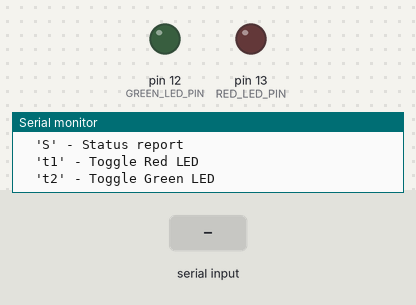
The sketch below on a simulated Arduino Uno, built with avr-gcc and run on an emulated ATmega328P. On the bench: output pins drawn as LEDs (lit = HIGH), the last lines printed to the serial monitor. The inputs (shaded band) are chosen by the test bench.

Above: at 1.4 s.
1.5 s: "t1\n" received over Serial
At 2.6 s:
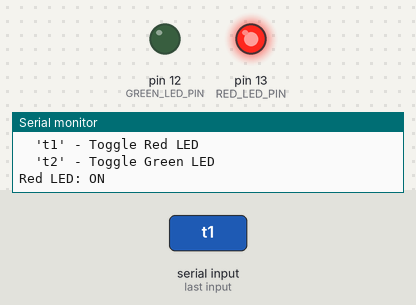
3.0 s: "t2\n" received over Serial
At 3.5 s:
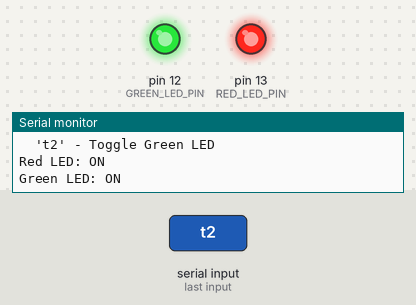
4.5 s: "a\n" received over Serial
At 5.9 s:
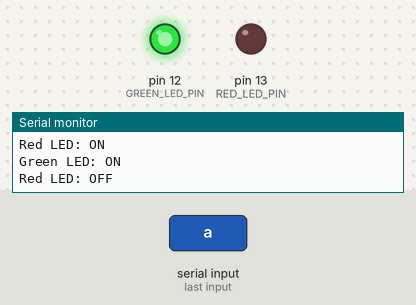
7.5 s: "1\n" received over Serial
At 8.1 s:
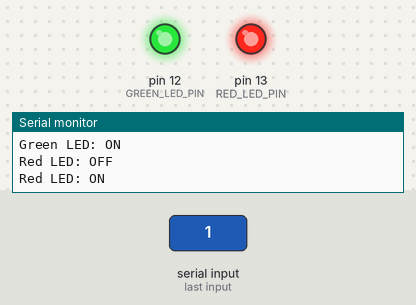
Timing chart, 0 to 10.0 s (numbered marks = the images above; inputs shaded):
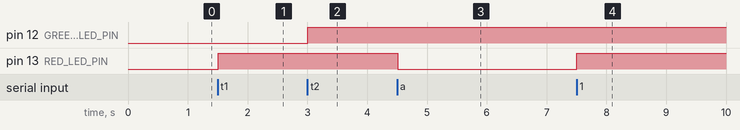

Measured:
- after the input at 1.5 s, pin 13 (RED_LED_PIN): LOW → HIGH at once
- after the input at 3.0 s, pin 12 (GREEN_LED_PIN): LOW → HIGH at once
- after the input at 4.5 s, pin 13 (RED_LED_PIN): HIGH → LOW at once
- after the input at 7.5 s, pin 13 (RED_LED_PIN): LOW → HIGH at once

The sketch:

red_green_led_arduino.ino
```cpp
/*
Red & Green LED Control Arduino Code
===================================

This Arduino code controls a red LED and a green LED based on serial commands from the Python agent.
The system responds to simple character commands to control LED states.

Author: [Your Name]
Date: [2025-01-27]
*/

// ===== PIN DEFINITIONS =====
const int RED_LED_PIN = 13;    // Red LED connected to pin 13
const int GREEN_LED_PIN = 12;  // Green LED connected to pin 12

// ===== GLOBAL VARIABLES =====
bool red_led_state = false;    // Track Red LED state
bool green_led_state = false;  // Track Green LED state
String inputString = "";       // String to hold incoming data
bool stringComplete = false;   // Whether the string is complete

// ===== SETUP FUNCTION =====
void setup() {
  // Initialize serial communication
  Serial.begin(9600);

  // Set LED pins as outputs
  pinMode(RED_LED_PIN, OUTPUT);
  pinMode(GREEN_LED_PIN, OUTPUT);

  // Initialize LEDs to OFF state
  digitalWrite(RED_LED_PIN, LOW);
  digitalWrite(GREEN_LED_PIN, LOW);

  // Send startup message
  Serial.println("Red & Green LED Controller Ready!");
  Serial.println("Available commands:");
  Serial.println("  '1' - Turn Red LED ON");
  Serial.println("  'a' - Turn Red LED OFF");
  Serial.println("  '2' - Turn Green LED ON");
  Serial.println("  'b' - Turn Green LED OFF");
  Serial.println("  '3' - Turn both LEDs ON");
  Serial.println("  'c' - Turn both LEDs OFF");
  Serial.println("  'S' - Status report");
  Serial.println("  't1' - Toggle Red LED");
  Serial.println("  't2' - Toggle Green LED");
  Serial.println();
}

// ===== MAIN LOOP =====
void loop() {
  // Check if we have received a complete command
  if (stringComplete) {
    // Process the command
    processCommand(inputString);

    // Clear the string for next command
    inputString = "";
    stringComplete = false;
  }

  // Small delay to prevent overwhelming the serial buffer
  delay(10);
}

// ===== SERIAL EVENT HANDLER =====
void serialEvent() {
  while (Serial.available()) {
    // Get the new byte
    char inChar = (char)Serial.read();

    // Add it to the inputString
    inputString += inChar;

    // If the incoming character is a newline, set a flag
    // so the main loop can do something about it
    if (inChar == '\n') {
      stringComplete = true;
    }
  }
}

// ===== COMMAND PROCESSING =====
void processCommand(String command) {
  // Remove any whitespace and newlines
  command.trim();

  // Process single character commands
  if (command.length() == 1) {
    char cmd = command.charAt(0);

    switch (cmd) {
      case '1':  // Turn Red LED ON
        turnRedLEDOn();
        break;

      case 'a':  // Turn Red LED OFF
        turnRedLEDOff();
        break;

      case '2':  // Turn Green LED ON
        turnGreenLEDOn();
        break;

      case 'b':  // Turn Green LED OFF
        turnGreenLEDOff();
        break;

      case '3':  // Turn both LEDs ON
        turnBothLEDsOn();
        break;

      case 'c':  // Turn both LEDs OFF
        turnBothLEDsOff();
        break;

      case 'S':  // Status report
        sendStatusReport();
        break;

      default:
        Serial.println("Unknown command: " + command);
        break;
    }
  }
  // Process two character commands (for toggles)
  else if (command.length() == 2) {
    if (command == "t1") {
      toggleRedLED();
    }
    else if (command == "t2") {
      toggleGreenLED();
    }
    else {
      Serial.println("Unknown command: " + command);
    }
  }
  else {
    Serial.println("Invalid command format: " + command);
  }
}

// ===== LED CONTROL FUNCTIONS =====

void turnRedLEDOn() {
  digitalWrite(RED_LED_PIN, HIGH);
  red_led_state = true;
  Serial.println("Red LED: ON");
}

void turnRedLEDOff() {
  digitalWrite(RED_LED_PIN, LOW);
  red_led_state = false;
  Serial.println("Red LED: OFF");
}

void turnGreenLEDOn() {
  digitalWrite(GREEN_LED_PIN, HIGH);
  green_led_state = true;
  Serial.println("Green LED: ON");
}

void turnGreenLEDOff() {
  digitalWrite(GREEN_LED_PIN, LOW);
  green_led_state = false;
  Serial.println("Green LED: OFF");
}

void turnBothLEDsOn() {
  digitalWrite(RED_LED_PIN, HIGH);
  digitalWrite(GREEN_LED_PIN, HIGH);
  red_led_state = true;
  green_led_state = true;
  Serial.println("Both LEDs: ON");
}

void turnBothLEDsOff() {
  digitalWrite(RED_LED_PIN, LOW);
  digitalWrite(GREEN_LED_PIN, LOW);
  red_led_state = false;
  green_led_state = false;
  Serial.println("Both LEDs: OFF");
}

void toggleRedLED() {
  if (red_led_state) {
    turnRedLEDOff();
  } else {
    turnRedLEDOn();
  }
}

void toggleGreenLED() {
  if (green_led_state) {
    turnGreenLEDOff();
  } else {
    turnGreenLEDOn();
  }
}

// ===== STATUS REPORTING =====
void sendStatusReport() {
  Serial.println("=== STATUS REPORT ===");
  Serial.print("Red LED: ");
  Serial.println(red_led_state ? "ON" : "OFF");
  Serial.print("Green LED: ");
  Serial.println(green_led_state ? "ON" : "OFF");
  Serial.println("===================");
} 
```
